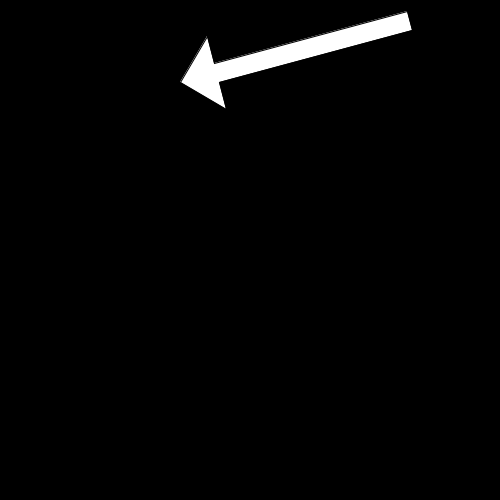
Frame 1 (no input)
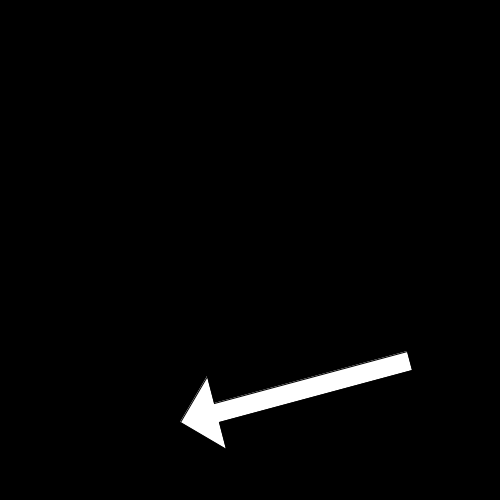
Frame 60 (the mouse pressed at the canvas centre just before this capture)
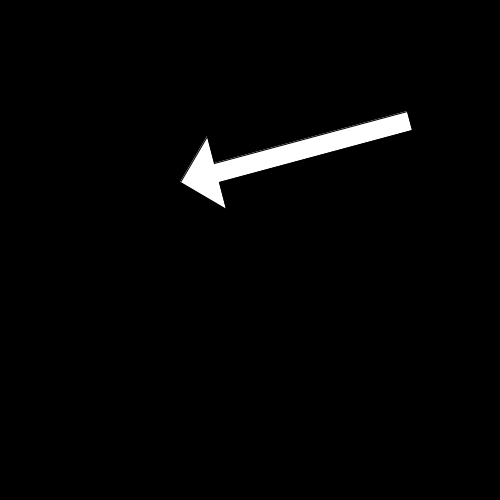
Frame 120 (the mouse held since frame 60 and released just before this capture)

The Processing sketch that drew these frames (run headless with seeded random() and noise(); from frame 60 on, the mouse is pressed at the canvas centre):

// Processing sketch: es4_proj
// ── es4_proj.pde
int y =0;
int dir = 1; 
void setup(){
  size(500, 500); 
}

void draw(){
background(0); 
beginShape(); 
vertex(180, y+82); 
vertex(207, y+36); 
vertex(214, y+63); 
vertex(407, y+11); 
vertex(412, y+30); 
vertex(219, y+82); 
vertex(226, y+109);  
endShape(CLOSE); 
y+=20*dir;
if(y>500-109||y<0){
  dir = -(dir); 
}
}
